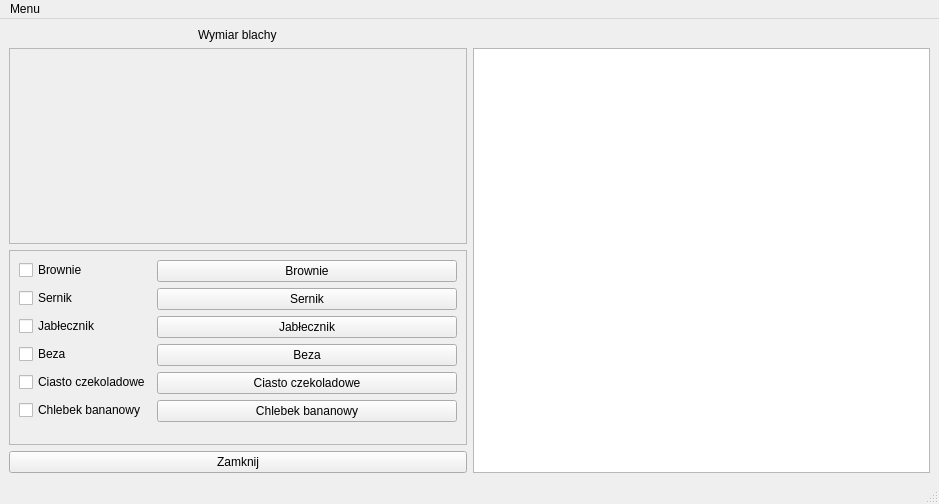
<?xml version="1.0" encoding="UTF-8"?>
<ui version="4.0">
 <class>MainWindow</class>
 <widget class="QMainWindow" name="MainWindow">
  <property name="geometry">
   <rect>
    <x>0</x>
    <y>0</y>
    <width>939</width>
    <height>504</height>
   </rect>
  </property>
  <property name="sizePolicy">
   <sizepolicy hsizetype="Maximum" vsizetype="MinimumExpanding">
    <horstretch>4</horstretch>
    <verstretch>0</verstretch>
   </sizepolicy>
  </property>
  <property name="windowTitle">
   <string>MainWindow</string>
  </property>
  <widget class="QWidget" name="centralwidget">
   <layout class="QGridLayout" name="gridLayout">
    <item row="1" column="0" alignment="Qt::AlignHCenter">
     <widget class="QLabel" name="label">
      <property name="text">
       <string>Wymiar blachy</string>
      </property>
     </widget>
    </item>
    <item row="4" column="0">
     <widget class="QPushButton" name="pushButton">
      <property name="text">
       <string>Zamknij</string>
      </property>
     </widget>
    </item>
    <item row="2" column="0">
     <widget class="QScrollArea" name="scrollArea_2">
      <property name="widgetResizable">
       <bool>true</bool>
      </property>
      <widget class="QWidget" name="scrollAreaWidgetContents">
       <property name="geometry">
        <rect>
         <x>0</x>
         <y>0</y>
         <width>453</width>
         <height>126</height>
        </rect>
       </property>
      </widget>
     </widget>
    </item>
    <item row="3" column="0">
     <widget class="QScrollArea" name="scrollArea">
      <property name="widgetResizable">
       <bool>true</bool>
      </property>
      <widget class="QWidget" name="scrollAreaWidgetContents_7">
       <property name="geometry">
        <rect>
         <x>0</x>
         <y>0</y>
         <width>432</width>
         <height>238</height>
        </rect>
       </property>
       <layout class="QFormLayout" name="formLayout">
        <item row="0" column="0">
         <widget class="QCheckBox" name="checkBox">
          <property name="text">
           <string>Brownie </string>
          </property>
         </widget>
        </item>
        <item row="0" column="1">
         <widget class="QPushButton" name="pushButton_3">
          <property name="text">
           <string>Brownie</string>
          </property>
         </widget>
        </item>
        <item row="1" column="0">
         <widget class="QCheckBox" name="checkBox_2">
          <property name="text">
           <string>Sernik</string>
          </property>
         </widget>
        </item>
        <item row="1" column="1">
         <widget class="QPushButton" name="pushButton_5">
          <property name="text">
           <string>Sernik</string>
          </property>
         </widget>
        </item>
        <item row="2" column="0">
         <widget class="QCheckBox" name="checkBox_3">
          <property name="text">
           <string>Jabłecznik</string>
          </property>
         </widget>
        </item>
        <item row="2" column="1">
         <widget class="QPushButton" name="pushButton_8">
          <property name="text">
           <string>Jabłecznik</string>
          </property>
         </widget>
        </item>
        <item row="3" column="0">
         <widget class="QCheckBox" name="checkBox_4">
          <property name="text">
           <string>Beza</string>
          </property>
         </widget>
        </item>
        <item row="3" column="1">
         <widget class="QPushButton" name="pushButton_7">
          <property name="text">
           <string>Beza</string>
          </property>
         </widget>
        </item>
        <item row="4" column="0">
         <widget class="QCheckBox" name="checkBox_5">
          <property name="text">
           <string>Ciasto czekoladowe</string>
          </property>
         </widget>
        </item>
        <item row="4" column="1">
         <widget class="QPushButton" name="pushButton_6">
          <property name="text">
           <string>Ciasto czekoladowe</string>
          </property>
         </widget>
        </item>
        <item row="5" column="0">
         <widget class="QCheckBox" name="checkBox_6">
          <property name="text">
           <string>Chlebek bananowy</string>
          </property>
         </widget>
        </item>
        <item row="5" column="1">
         <widget class="QPushButton" name="pushButton_2">
          <property name="text">
           <string>Chlebek bananowy</string>
          </property>
         </widget>
        </item>
       </layout>
      </widget>
     </widget>
    </item>
    <item row="2" column="1" rowspan="3">
     <widget class="QTextEdit" name="textEdit"/>
    </item>
   </layout>
  </widget>
  <widget class="QMenuBar" name="menubar">
   <property name="geometry">
    <rect>
     <x>0</x>
     <y>0</y>
     <width>939</width>
     <height>26</height>
    </rect>
   </property>
   <widget class="QMenu" name="menuMenu">
    <property name="title">
     <string>Menu</string>
    </property>
    <addaction name="actionDodaj"/>
    <addaction name="actionWyjd"/>
   </widget>
   <addaction name="menuMenu"/>
  </widget>
  <widget class="QStatusBar" name="statusbar"/>
  <action name="actionDodaj">
   <property name="text">
    <string>Dodaj</string>
   </property>
  </action>
  <action name="actionWyjd">
   <property name="text">
    <string>Wyjdź</string>
   </property>
  </action>
 </widget>
 <resources/>
 <connections/>
</ui>
